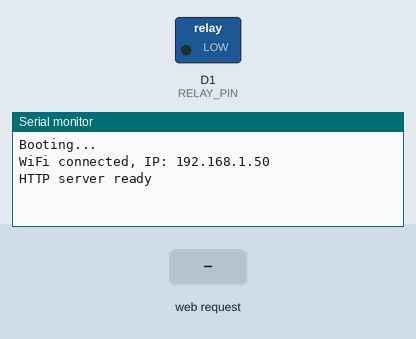
A sketch run on a simulated ESP8266 (NodeMCU). On the bench: switched loads named in the sketch (green lamp = pin HIGH), the last lines printed to the serial monitor. Inputs (shaded band) come from the test bench. WiFi joins after 1.5 s; servers stay silent unless stated.

Above: at 2.7 s.
2.8 s: HTTP request GET /open received
At 3.4 s:
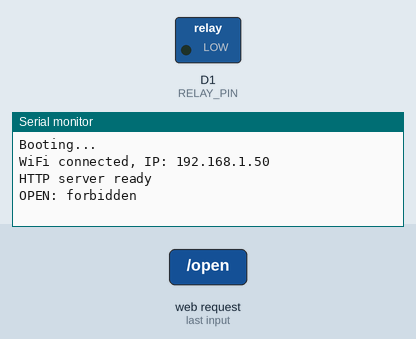
4.3 s: HTTP request GET /status received
At 5.8 s:
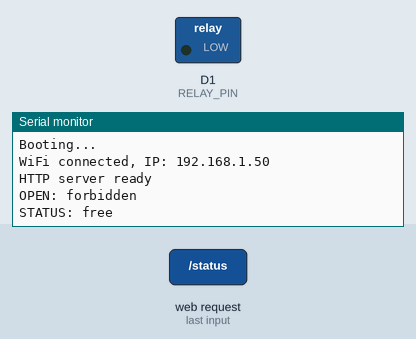

The sketch:

firmware.ino
```cpp
#include <ESP8266WiFi.h>
#include <ESP8266WebServer.h>

// ===== Configuracion =====
const char* WIFI_SSID = "TU_WIFI";
const char* WIFI_PASSWORD = "TU_PASSWORD";

// Token simple para proteger el endpoint
const char* ACCESS_TOKEN = "cambia_este_token";

// Relay
const int RELAY_PIN = D1; // GPIO5
const int RELAY_ACTIVE_MS = 600;
const bool RELAY_ACTIVE_HIGH = true;

ESP8266WebServer server(80);
bool gateBusy = false;
unsigned long gateStartedAt = 0;
const unsigned long GATE_LOCK_MS = 10000;

void pulseRelay() {
  digitalWrite(RELAY_PIN, RELAY_ACTIVE_HIGH ? HIGH : LOW);
  delay(RELAY_ACTIVE_MS);
  digitalWrite(RELAY_PIN, RELAY_ACTIVE_HIGH ? LOW : HIGH);
}

void handleOpen() {
  const String token = server.arg("token");
  if (token.length() == 0 || token != ACCESS_TOKEN) {
    Serial.println("OPEN: forbidden");
    server.send(403, "application/json", "{\"ok\":false,\"error\":\"forbidden\"}");
    return;
  }

  if (gateBusy) {
    Serial.println("OPEN: busy");
    server.send(409, "application/json", "{\"ok\":false,\"error\":\"busy\"}");
    return;
  }

  Serial.println("OPEN: accepted");
  gateBusy = true;
  gateStartedAt = millis();
  pulseRelay();
  server.send(200, "application/json", "{\"ok\":true}");
}

void handleStatus() {
  Serial.println(gateBusy ? "STATUS: busy" : "STATUS: free");
  String payload = String("{\"ok\":true,\"busy\":") + (gateBusy ? "true" : "false") + "}";
  server.send(200, "application/json", payload);
}

void setup() {
  Serial.begin(115200);
  Serial.println("Booting...");

  pinMode(RELAY_PIN, OUTPUT);
  digitalWrite(RELAY_PIN, RELAY_ACTIVE_HIGH ? LOW : HIGH);

  WiFi.mode(WIFI_STA);
  WiFi.begin(WIFI_SSID, WIFI_PASSWORD);
  while (WiFi.status() != WL_CONNECTED) {
    delay(500);
  }
  Serial.print("WiFi connected, IP: ");
  Serial.println(WiFi.localIP());

  server.on("/open", handleOpen);
  server.on("/status", handleStatus);
  server.begin();
  Serial.println("HTTP server ready");
}

void loop() {
  server.handleClient();

  if (gateBusy && (millis() - gateStartedAt) >= GATE_LOCK_MS) {
    gateBusy = false;
    Serial.println("LOCK: timeout, ready");
  }
}
```

Measured:
- after the input at 2.8 s, the serial monitor: prints a new line at once (image 1)
- after the input at 4.3 s, the serial monitor: prints a new line at once (image 2)
